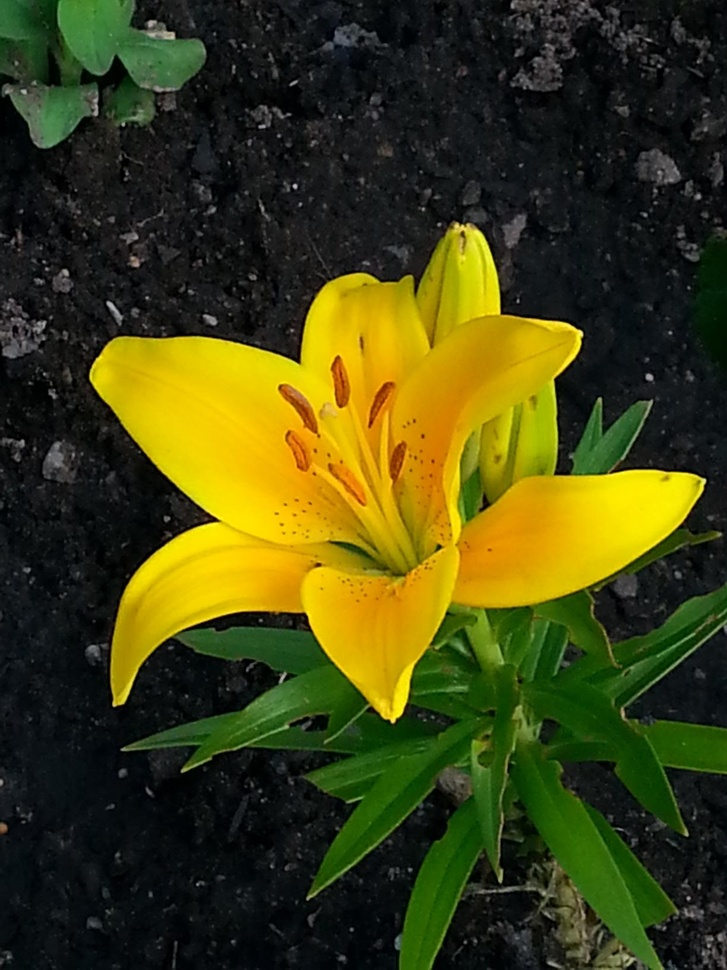
#> input picture week_10_image/yellowlily.jpg, 727 x 970 px, shrunk from 1224 x 1632 before the run, found by its file name
$ python exercise_1.py
#> lines starting #> are read from the running program, lines starting #| are printed output that depends on the picture
# a
import cv2
import numpy as np
import matplotlib.pyplot as plt

image=cv2.imread(r'C:\lap_trinh\laptrinhpython\Tuan10_Anh\yellowlily.jpg')
#> image is the input picture: shape (970, 727, 3); mean B, G, R 18.1, 65.9, 65.5
image_rgb=cv2.cvtColor(image,cv2.COLOR_BGR2RGB)
plt.subplot(2,2,1)
plt.imshow(image_rgb)
plt.axis("off")
plt.title("Anh goc")

R,G,B=cv2.split(image_rgb)
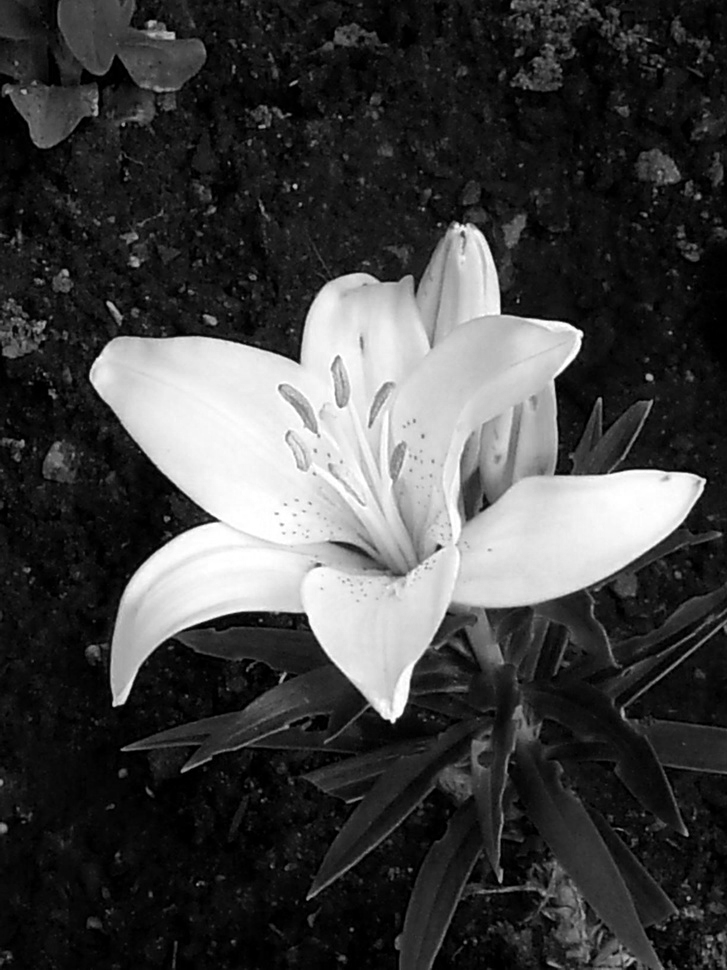
#> R: shape (970, 727); min 0, max 255, mean 65.5
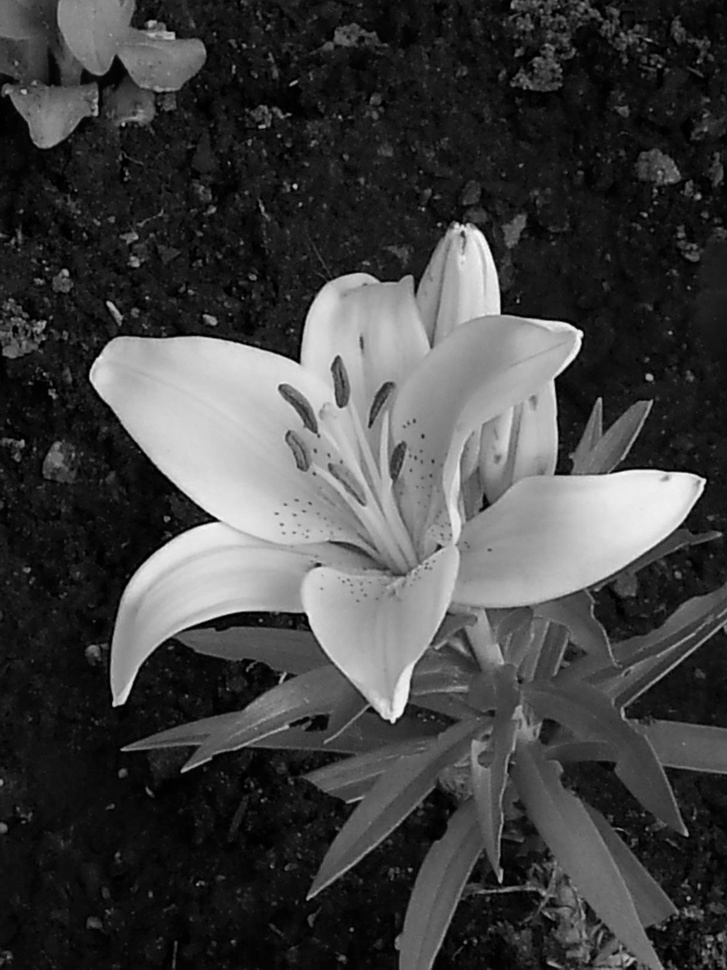
#> G: shape (970, 727); min 0, max 252, mean 65.9
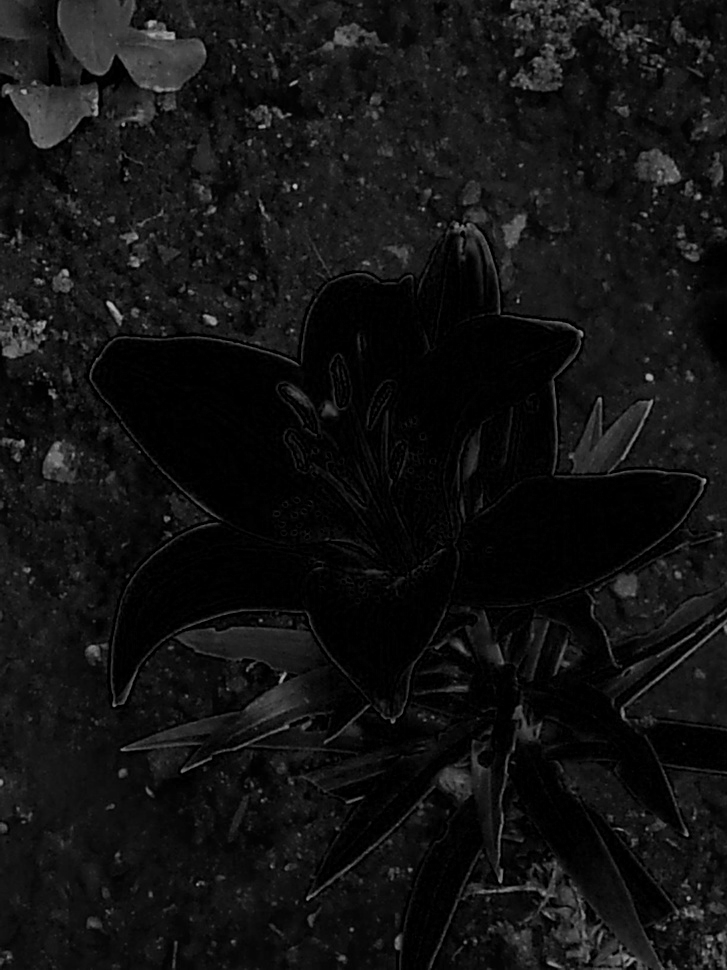
#> B: shape (970, 727); min 0, max 191, mean 18.1

# channel R
plt.subplot(2,2,2)
plt.imshow(R,cmap="Reds")
plt.axis("off")
plt.title("Channel R ")

# channel G
plt.subplot(2,2,3)
plt.imshow(G,cmap="Greens")
plt.axis("off")
plt.title("Channel G ")

# channel B
plt.subplot(2,2,4)
plt.imshow(B,cmap="Blues")
plt.axis("off")
plt.title("Channel B ")

plt.show()
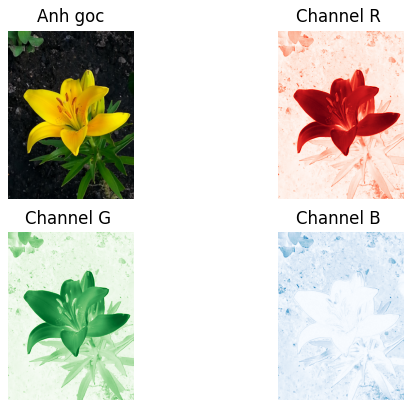
#> figure drawn by matplotlib, 4 panels

#b

# chuyen anh xam
gray_image=cv2.cvtColor(image,cv2.COLOR_BGR2GRAY)
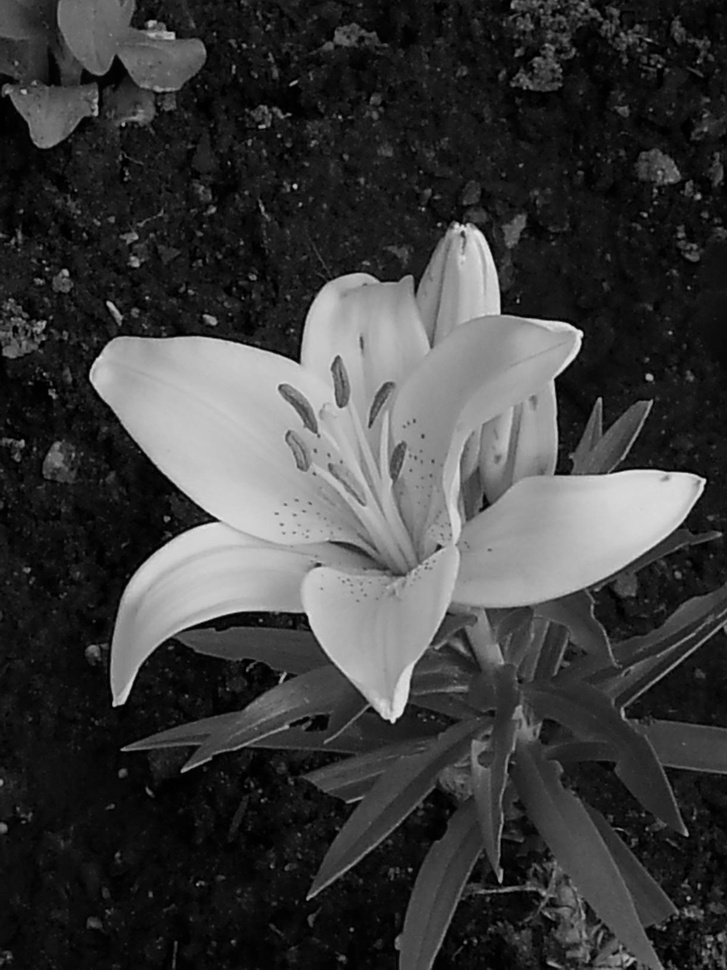
#> gray_image: shape (970, 727); min 0, max 232, mean 60.3
image_gray=np.array(gray_image).flatten()
plt.subplot(2,2,1)
plt.hist(image_gray)
plt.xlabel("Anh xam")
plt.ylabel("Tan xuat")
plt.title("Gray_image")

channel_R=np.array(R).flatten()
plt.subplot(2,2,2)
plt.hist(channel_R)
plt.xlabel("Anh xam")
plt.ylabel("Tan xuat")
plt.title("R_image")

channel_G=np.array(G).flatten()
plt.subplot(2,2,3)
plt.hist(channel_G)
plt.xlabel("Anh xam")
plt.ylabel("Tan xuat")
plt.title("G_image")

channel_B=np.array(B).flatten()
plt.subplot(2,2,4)
plt.hist(channel_B)
plt.xlabel("Anh xam")
plt.ylabel("Tan xuat")
plt.title("B_image")

plt.show()
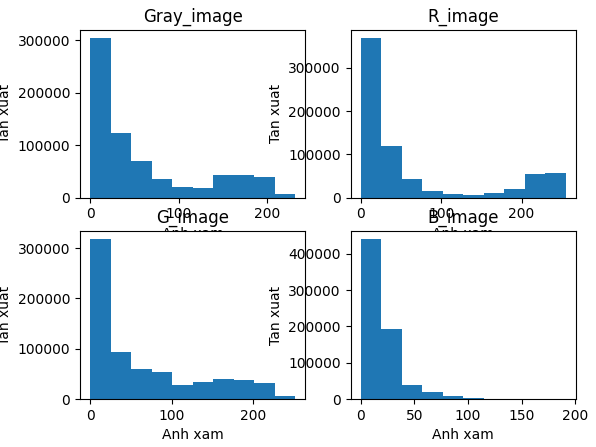
#> figure drawn by matplotlib, 4 panels; panel 1: tallest bar 305244 high, from x = 1.78e-15 to 23.2; panel 2: tallest bar 370320 high, from x = 0 to 25.5; panel 3: tallest bar 317587 high, from x = 1.78e-15 to 25.2; panel 4: tallest bar 439651 high, from x = 0 to 19.1

$ run again, with week_10_image/Messenger_creation_281ddf50-c1f9-4c54-bf94-135573988c99.jpeg copied over week_10_image/yellowlily.jpg
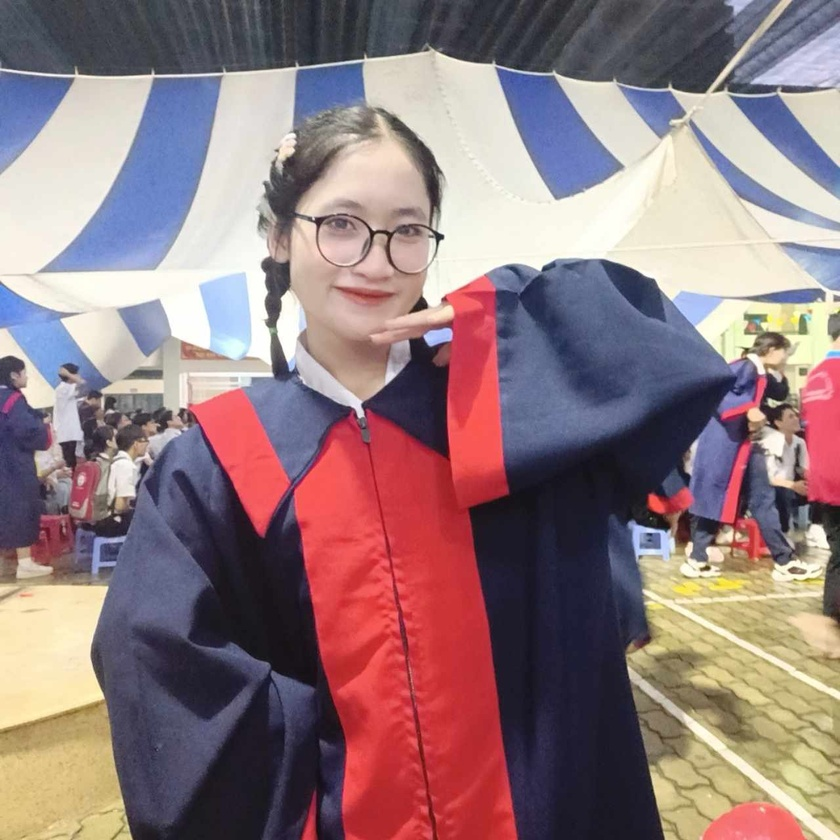
#> input picture week_10_image/Messenger_creation_281ddf50-c1f9-4c54-bf94-135573988c99.jpeg, 840 x 840 px, shrunk from 1280 x 1280 before the run, found by its file name
#> image is the input picture: shape (840, 840, 3); mean B, G, R 126.2, 122.3, 145.8
#> `gray_image=cv2.cvtColor(image,cv2.COLOR_BGR2GRAY)`:
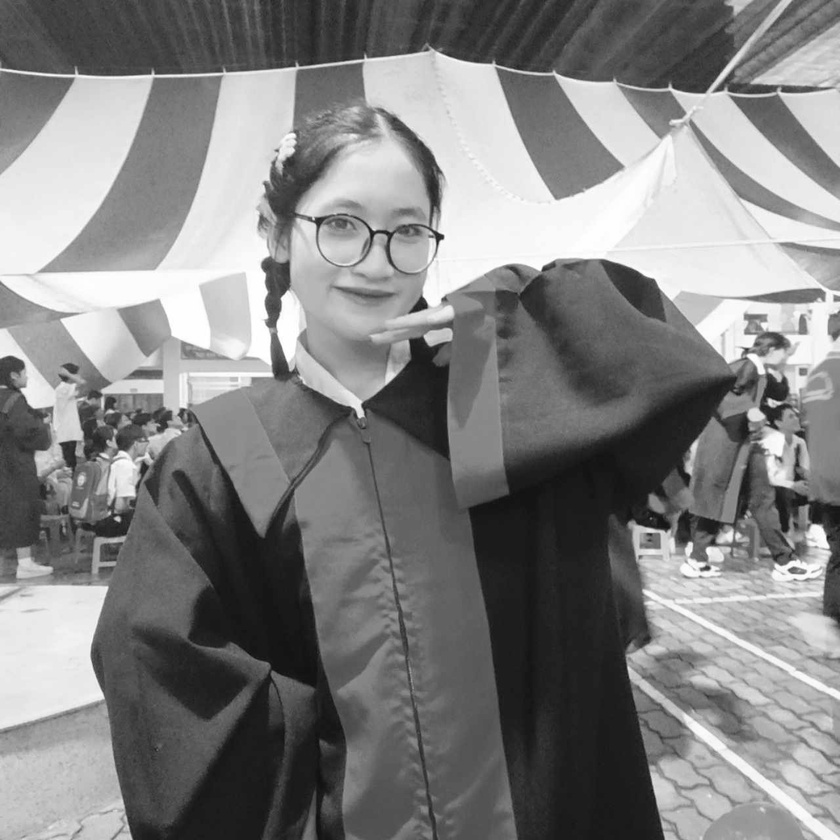
#> gray_image: shape (840, 840); min 13, max 255, mean 129.8
#> `plt.show()`:
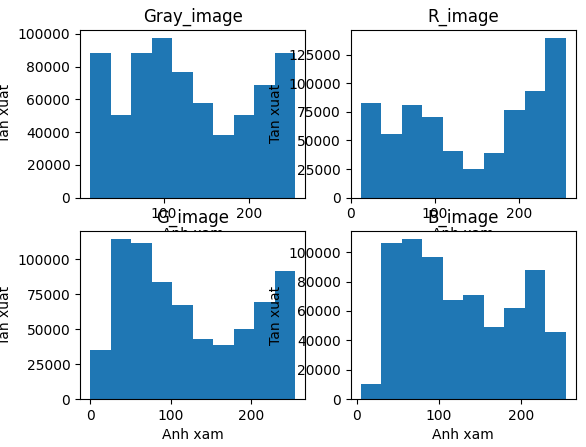
#> figure drawn by matplotlib, 4 panels; panel 1: tallest bar 97737 high, from x = 85.6 to 109.8; panel 2: tallest bar 140088 high, from x = 230.7 to 255; panel 3: tallest bar 114481 high, from x = 25.5 to 51; panel 4: tallest bar 108774 high, from x = 55 to 80
